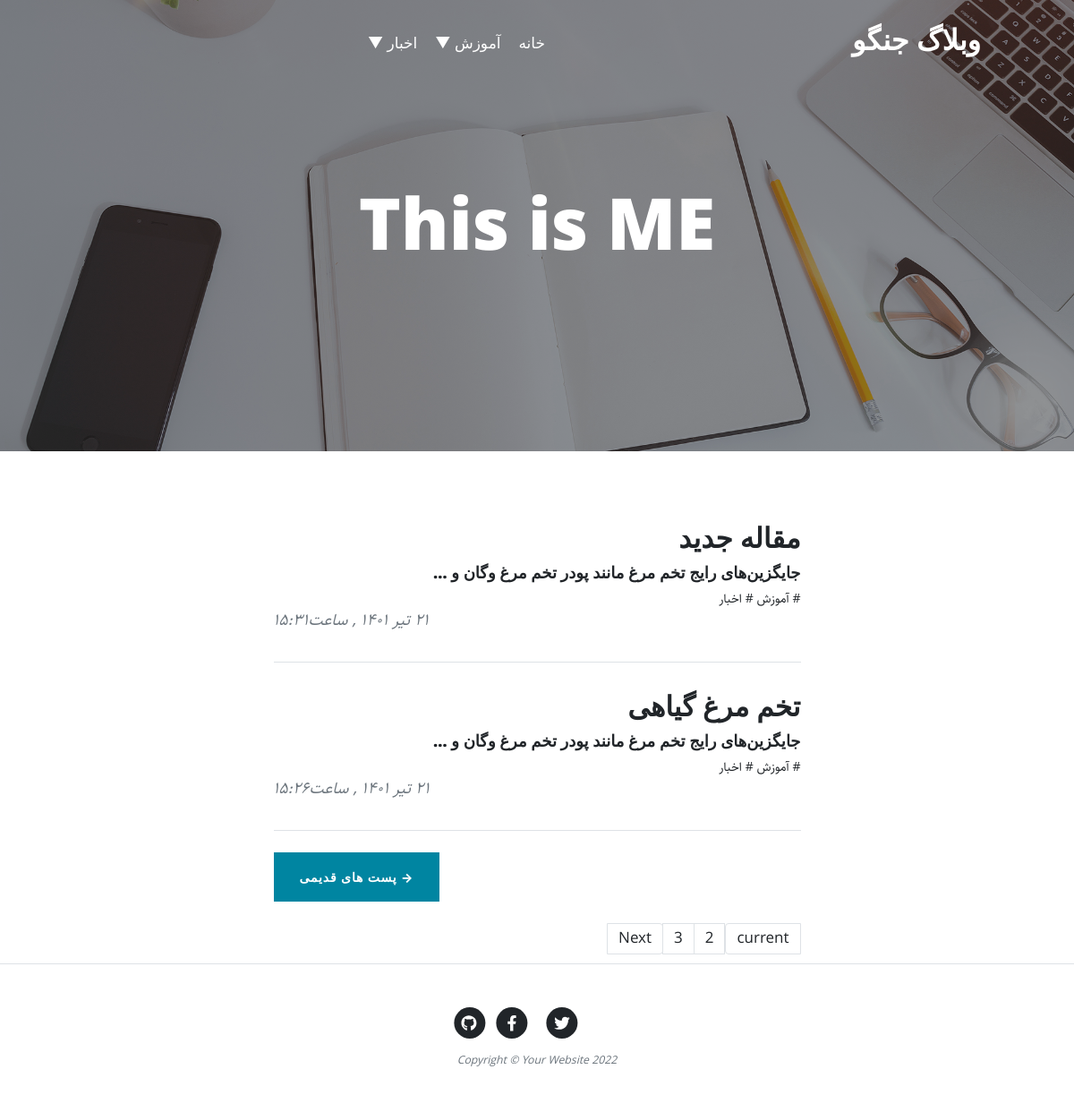
The page / on the database its author committed.
### blog/models.py (models this page shows, shortened)
class Category(models.Model):
    parent = models.ForeignKey('self',default=None , related_name='children', null=True, blank=True,
                                on_delete=models.SET_NULL, verbose_name='زیردسته')
    title = models.CharField(max_length=100, verbose_name='عنوان دسته بندی')
    slug = models.SlugField(max_length=100, unique=True, verbose_name='توضیحات')
    status = models.BooleanField(default=True, verbose_name='آیا نشان داده شود ؟')
    position = models.IntegerField(verbose_name='پوزیشن')
    objects = CategoryManager()
    class Meta:
        verbose_name = 'دسته بندی'
        verbose_name_plural = 'دسته بندی ها'
        ordering = ('position',)
    def __str__(self):
        return self.title

class Article(models.Model):
    objects = ArticleManager()
    class Meta:
        verbose_name = 'مقاله'
        verbose_name_plural = 'مقالات'
        ordering = ('-published',)
    STATUS_CHOICES = (
        ('d', 'پیش نویس'),
        ('p', 'منتشر شده '),
    )
    title = models.CharField(max_length=100, verbose_name='عنوان مقاله')
    slug = models.SlugField(max_length=100, unique=True, verbose_name='توضیحات')
    category = models.ManyToManyField('Category', related_name='article', verbose_name= 'دسته بندی')
    descriptions = models.TextField(verbose_name='آدرس مقاله')
    thumbnail = models.ImageField(upload_to="images", verbose_name='تصویر')
    published = models.DateTimeField(default=timezone.now, verbose_name='زمان انتشار')
    created = models.DateTimeField(auto_now_add=True, verbose_name='زمان ایجاد')
    updated = models.DateTimeField(auto_now=True, verbose_name='زمان وآخرین ویرایش')
    status = models.CharField(max_length=10, choices=STATUS_CHOICES, verbose_name='وضعیت انتشار')
    def jalali_published(self):
        return jalali_convertor(self.published)
    jalali_published.short_description = "زمان انتشار"
    def category_published(self):
        return self.category.filter(status=True)
    def image_tag(self):
        from django.utils.html import format_html
        return format_html('<img style="border-radius :3px" src="%s" width="100" height="75" />' % (self.thumbnail.url))
    image_tag.short_description = 'عکس'

### blog/views.py (the view)
# urls.py: path('', views.ArticleListView.as_view(), name='home'),
class ArticleListView(generic.ListView):
    queryset = Article.objects.published()
    template_name = 'blog/article_list.html'
    context_object_name = 'articles'
    paginate_by = 2
    def get_context_data(self, *, object_list=None, **kwargs):
        article_list = Article.objects.published()
        paginator = Paginator(article_list, 3)
        context = super().get_context_data(**kwargs)
        context['page_numbers'] = list(range(1, paginator.num_pages + 1))
        return context

### blog/models.py (called while the page is built)
    def published(self):
        return self.filter(status="p")

    def published(self):
        return self.filter(status=True)

### blog/templatetags/my_tags.py (called while the page is built)
@register.simple_tag
def ME():
    return 'ME'

@register.inclusion_tag("blog/partial/category_nav.html")
def category_nav():
    return {
    'categories': Category.objects.filter(status=True),
    }

### extensions/jalali.py (called while the page is built)
    def persian_tuple(self):
        return self.persian_year, self.persian_month, self.persian_day

### extensions/utils.py (called while the page is built)
def english_numbers_convertor(number):
    persian_num = {
        "0": "۰",
        "1": "۱",
        "2": "۲",
        "3": "۳",
        "4": "۴",
        "5": "۵",
        "6": "۶",
        "7": "۷",
        "8": "۸",
        "9": "۹",
    }
    for e, p in persian_num.items():
        number = number.replace(e, p)
    return number

def jalali_convertor(time):
    time = timezone.localtime(time)
    j_month = [
        'فروردین',
        'اردیبهشت',
        'خرداد',
        ' تیر ',
        'مرداد',
        'شهریور',
        'مهر',
        'آبان',
        'آذر',
        'دی',
        'بهمن',
        'اسفند'
    ]
    time_to_str = "{} {},{}".format(time.year, time.month, time.day)
    time_to_tuple = jalali.Gregorian(time_to_str).persian_tuple()
    output = "{}{}{} ,  ساعت{}:{}".format(
                                           time_to_tuple[2],
                                           j_month[time_to_tuple[1]-1],
                                           time_to_tuple[0],
                                           time.hour,
                                           time.minute if time.minute > 10 else f'0{time.minute}'
                                       )
    return english_numbers_convertor(output)

### blog/templates/blog/article_list.html (shortened to what this page needs)
{% extends '_base.html' %}
{% load my_tags %}
{% load my_tags %}
{% load static %}
{% block body %}
    <header class="masthead" style="background-image:url('{% static 'blog/assets/img/home-bg.jpg' %}')">
        <div class="container position-relative px-4 px-lg-5">
            <div class="row gx-4 gx-lg-5 justify-content-center">
                <div class="col-md-10 col-lg-8 col-xl-7">
                    <div class="site-heading">
                        <h1>This is <b>{% ME %}</b></h1>
                    </div>
                </div>
            </div>
        </div>
    </header>
    <div class="container px-4 px-lg-5">
        <div class="row gx-4 gx-lg-5 justify-content-center">
            <div class="col-md-10 col-lg-8 col-xl-7">
                {% for article in articles %}
                    <div class="post-preview">
                        <a href="{% url 'blog:article_detail' article.slug %}">
                            <h2 class="post-title">{{ article.title|safe }}</h2>
                        </a>
                        <h4 class="post-subtitle">{{ article.descriptions|truncatewords:10 }}</h4>
                        {% for cate in article.category_published.all %}
                            <a href="{% url 'blog:category' cate.slug %}"># {{ cate.title }}</a>
                        {% endfor %}
                        <p class="post-meta">
                            {{ article.jalali_published }}
                        </p>
                    </div>
                    <hr class="my-4"/>
                {% endfor %}
                <div class="d-flex justify-content-end mb-4 ">
                    {% if page_obj.has_next %}
                            <a class="btn btn-primary text-uppercase "
                               href="{% url 'blog:home' page_obj.next_page_number %}">→ پست های قدیمی </a>
                    {% endif %}
                </div>
                <nav aria-label="Page navigation example">
                    {% if page_obj.has_other_pages %}
                        <ul class="pagination">
                            {% for i in page_numbers %}
                                {% if page_obj.number == i %}
                                    <li class="page-item"><a class="page-link" href="#">current</a></li>
                                {% else %}
                                    <li class="page-item"><a class="page-link" href="{% url 'blog:home' i %}">{{ i }}</a></li>
                                {% endif %}
                            {% endfor %}
                            {% if page_obj.has_next %}
                                <li class="page-item"><a class="page-link"
                                                         href="{% url 'blog:home' page_obj.next_page_number %}">Next</a></li>
                            {% endif %}
                        </ul>
                    {% endif %}
                </nav>
            </div>
        </div>
    </div>
{% endblock %}

### templates/_base.html (shortened to what this page needs)
{% load static %}
{% load my_tags %}
<!DOCTYPE html>
<html lang="en">
<head>
    <link rel="stylesheet" href="https://cdn.jsdelivr.net/npm/bootstrap@4.0.0/dist/css/bootstrap.min.css">
    <link href="{% static 'blog/css/styles.css' %}" rel="stylesheet"/>
    <link href="{% static 'blog/css/rtl.css' %}" rel="stylesheet"/>
</head>
<body>
<nav class="navbar navbar-expand-lg navbar-light" id="mainNav">
    <div class="container px-4 px-lg-5">
<a class="navbar-brand" href="index.html"><h2>وبلاگ جنگو</h2></a>
        {% category_nav %}
    </div>
</nav>
{% block body %}
{% endblock %}
<footer class="border-top">
    <div class="container px-4 px-lg-5">
        <div class="row gx-4 gx-lg-5 justify-content-center">
            <div class="col-md-10 col-lg-8 col-xl-7">
                <ul class="list-inline text-center">
                    <li class="list-inline-item">
                        <a href="#!">
                                    <span class="fa-stack fa-lg">
                                        <i class="fas fa-circle fa-stack-2x"></i>
                                        <i class="fab fa-twitter fa-stack-1x fa-inverse"></i>
                                    </span>
                        </a>
                    </li>
                    <li class="list-inline-item">
                        <a href="#!">
                                    <span class="fa-stack fa-lg">
                                        <i class="fas fa-circle fa-stack-2x"></i>
                                        <i class="fab fa-facebook-f fa-stack-1x fa-inverse"></i>
                                    </span>
                        </a>
                    </li>
                    <li class="list-inline-item">
                        <a href="#!">
                                    <span class="fa-stack fa-lg">
                                        <i class="fas fa-circle fa-stack-2x"></i>
                                        <i class="fab fa-github fa-stack-1x fa-inverse"></i>
                                    </span>
                        </a>
                    </li>
                </ul>
                <div class="small text-center text-muted fst-italic">Copyright &copy; Your Website 2022</div>
            </div>
        </div>
    </div>
</footer>
</body>
</html>

### blog/templates/blog/partial/category_nav.html (shortened to what this page needs)
<div id="container">
    <ul class="nav">
        <li >
            <a  href="{% url 'blog:home' %}">خانه </a>
        </li>
        {% for cate in categories %}
            {% if cate.parent == None %}
                <li >
                <a  href="{% url 'blog:category' cate.slug %}">
                    {{ cate }}
                </a>
            {% endif %}
        {% endfor %}
    </ul>
</div>

### static/blog/css/rtl.css (style rules this page uses)
body { font-family: "Sahel"; direction: rtl; text-align: right; font-size: 14px; }
.post-meta { text-align: left; }
.site-heading h1, header.masthead .site-heading .h1 { font-size: 40px; }
.post-preview > a > .post-title { font-size:31px; margin-top: 1.875rem; margin-bottom: 0.625rem; }
h4.post-subtitle { font-size: 18px; }
nav { margin: 10px 0; }
nav ul { padding: 0; margin: 0; list-style: none; position: relative; }
nav ul li { display:inline-block; }
nav a { display:block; padding:0 10px; color:#FFF; font-size:17px; line-height: 60px; text-decoration:none; }
li > a:after { content: ' ▼'; }
li > a:only-child:after { content: ''; }
#container { margin: 0 auto; }

### rows shown on the page
Category: title "آموزش"
Category: title "اخبار"
Article: title "مقاله جدید", descriptions "جایگزین‌های رایج تخم مرغ مانند پودر تخم مرغ وگان و …", jalali_published "۲۱ تیر ۱۴۰۱ , ساعت۱۵:۳۱"
Article: title "تخم مرغ گیاهی", descriptions "جایگزین‌های رایج تخم مرغ مانند پودر تخم مرغ وگان و …", jalali_published "۲۱ تیر ۱۴۰۱ , ساعت۱۵:۲۶"

### other values the page prints
{{ i }} "2" "3"
